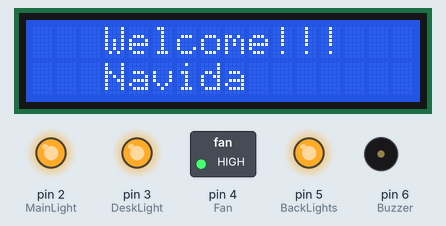
Bench run of a sketch on a simulated Arduino Uno, built with avr-gcc and run on an emulated ATmega328P. On the bench: 16×2 character LCD, switched loads named in the sketch (green lamp = pin HIGH), output pins drawn as LEDs (lit = HIGH), buzzer (waves = sounding).

Above: at 1.6 s.
At 6.7 s:
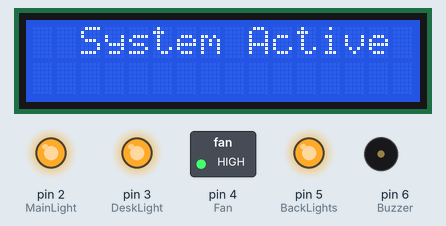
Timing chart, 0 to 8.2 s (numbered marks = the images above):
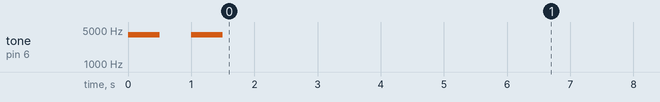

Measured:
- what the display in image 0 shows lasts 5.1 s, from 1.6 s to 6.7 s

The sketch:

Automated_Room_Simple.ino
```cpp
#include <Wire.h>
#include <LiquidCrystal_I2C.h>
#include <dht.h>
LiquidCrystal_I2C lcd(0x27,16,2);
dht tempmodule;
int Min = 34;
int Max = 35;
int TempResult;
float voltage;
float R1 = 1000000;
float R2 = 333333.3333;
int powerCutDetected = 0;
//OUTPUTS
int MainLight = 2;
int DeskLight = 3;
int Fan = 4;
int BackLights = 5;
int Buzzer = 6;

//INPUTS
int Door = 7;
int Temp = 8;
int Light = 9;
int PIR = 10;
int Movbypass = 11;

void setup() {
  Serial.begin(9600);
  pinMode(MainLight,OUTPUT);
  pinMode(DeskLight,OUTPUT);
  pinMode(Fan,OUTPUT);
  pinMode(Buzzer,OUTPUT);
  pinMode(BackLights,OUTPUT);
  pinMode(Door,INPUT);
  pinMode(Temp,INPUT);
  pinMode(Light,INPUT);
  pinMode(PIR,INPUT);
  pinMode(Movbypass,INPUT);
  digitalWrite(MainLight,HIGH);
  digitalWrite(DeskLight,HIGH);
  digitalWrite(Fan,HIGH);
  digitalWrite(Buzzer,LOW);
  digitalWrite(BackLights,HIGH);
  Buzzerout();
  lcd.init();
  lcd.backlight();
  lcd.setCursor(3,0);
  lcd.print("Welcome!!!");
  lcd.setCursor(3,1);
  lcd.print("Navida");
  delay(5000);
  lcd.init();
  lcd.backlight();
  lcd.setCursor(2,0);
  lcd.print("System Active");
  delay(2000);
  lcd.init();
  lcd.noBacklight();
}


void loop() {
}

//Temperature
int Temperature(){
  int val;
  tempmodule.read11(Temp);
  Serial.print("Temperature: ");
  Serial.print(tempmodule.temperature);
  Serial.print("\t Humidity: ");
  Serial.println(tempmodule.humidity);
  if (tempmodule.temperature > Max){
    val = 1;
  }
  if (tempmodule.temperature < Min){
    val = 0;
  }
  lcd.init();
  lcd.backlight();
  lcd.setCursor(0,0);
  lcd.print("Temp:");
  lcd.setCursor(7,0);
  lcd.print(tempmodule.temperature);
  lcd.setCursor(0,1);
  lcd.print("Humidity:");
  lcd.setCursor(10,1);
  lcd.print(tempmodule.humidity);
  lcd.init();
  delay(500);
  return val;
}

//Door
int DoorCheck(){
  int val;
  val = digitalRead(Door);
  if (val == 0){
    Serial.println("Door Open");
  }
  else{
    Serial.println("Door Close");
  }
  return val;
}

//Buzzer
int Buzzerout(){
  tone(Buzzer,4000);
  delay(500);
  noTone(Buzzer);
  delay(500);
  tone(Buzzer,4000);
  delay(500);
  noTone(Buzzer);
}

void Buzzeroff() {
  noTone(Buzzer);
}

//Power
int Powercut() {
  float value = analogRead(A0);
  voltage = value * (5.0 / 1023) * ((R1 + R2) / R2) - 0.22;

  if (voltage != 0 && !powerCutDetected) {
    powerCutDetected = 1;
    Buzzerout();
    Serial.println("Power Failure");
    Serial.println("Check Wifi");
    int check = Led(); // Optional: Check light status and adjust BackLights if needed
    if (check == 1) {
      digitalWrite(BackLights, LOW);
    } else {
      digitalWrite(BackLights, HIGH);
    }
  } else if (voltage == 0 && powerCutDetected) {
    digitalWrite(BackLights, HIGH);
    powerCutDetected = 0;
    Buzzeroff();
  }
}

//Light
int Led(){
  int val;
  val = digitalRead(Light);
  Serial.println(val);
  if (val == 1){
    Serial.println("Dark");
  }
  else{
    Serial.println("Light");
  }
  return val;
}
```
